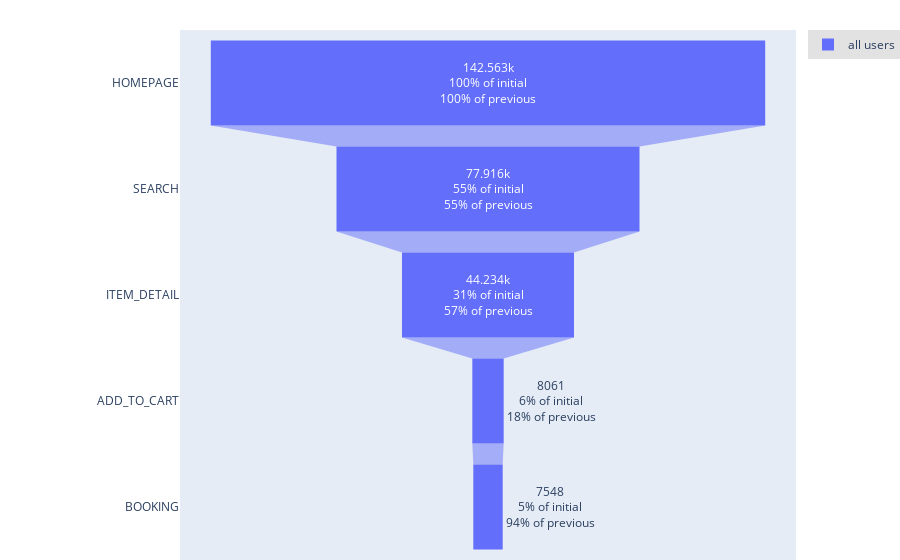

Notebook cell for this chart:
### Code cell
# HOMEPAGE - SEARCH - ITEM_DETAIL - ADD_TO_CART - BOOKING(우리가 생각하는 해피패스) funnel 그래프
# 4. 21fw 시즌 

stream_21fw.funnel(
    stages=[
            'HOMEPAGE',
            'SEARCH',
            'ITEM_DETAIL',
            'ADD_TO_CART',
            'BOOKING'
    ],
    funnel_type='closed'
)

### Figure 1 — Plotly figure (JSON) as saved in the notebook; plotly's stock layout.template omitted (floating-point values rounded to 4 significant figures)
{"data": [{"name": "all users", "textinfo": "value+percent initial+percent previous", "type": "funnel", "x": [142563, 77916, 44234, 8061, 7548], "y": ["HOMEPAGE", "SEARCH", "ITEM_DETAIL", "ADD_TO_CART", "BOOKING"]}], "layout": {"autosize": true, "funnelmode": "stack", "hovermode": "closest", "legend": {"bgcolor": "#E2E2E2", "font": {"size": 12}, "orientation": "v", "xanchor": "left"}, "margin": {"b": 0, "l": 180, "pad": 0, "r": 0, "t": 30}, "showlegend": true, "xaxis": {"autorange": true, "range": [-79200.0, 79200.0], "type": "linear"}, "yaxis": {"autorange": true, "range": [4.5, -0.5], "type": "category"}}}
